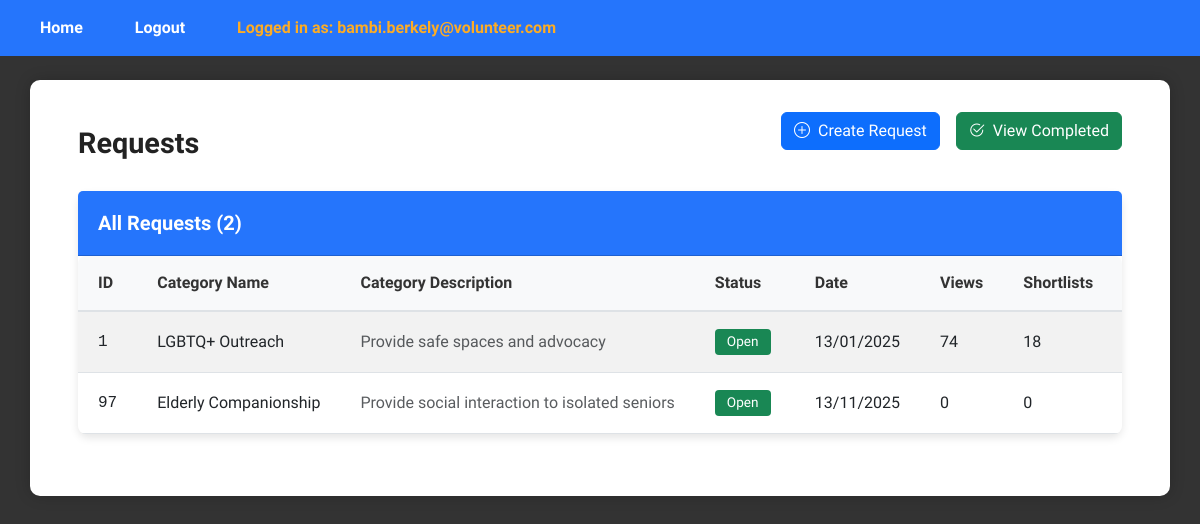
The app's page /ViewRequestPage (signed in), older data.
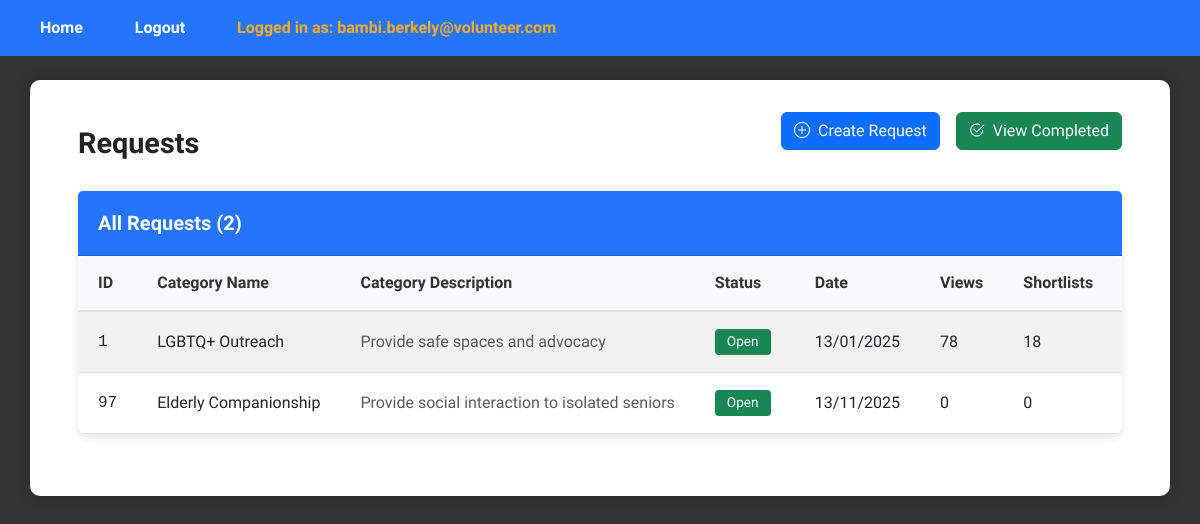
The same page, newer data.
### tables this page shows
CREATE TABLE request (
    request_id INTEGER PRIMARY KEY AUTOINCREMENT,
    pin_user_id INT,
    csrrep_user_id INT DEFAULT NULL,
    category_id INT,
    request_status BOOLEAN, --0 means uncompleted, 1 means completed
    request_date DATETIME,
    request_view_count INT,
    request_shortlist_count INT,
    FOREIGN KEY (pin_user_id) REFERENCES user(user_id),
    FOREIGN KEY (csrrep_user_id) REFERENCES user(user_id),
    FOREIGN KEY (category_id) REFERENCES category(category_id)
);

CREATE TABLE category (
    category_id INTEGER PRIMARY KEY AUTOINCREMENT,
    category_name VARCHAR(30),
    category_desc TEXT
);

### app.py (the view)
@app.route("/ViewRequestPage", methods=["GET"])
def viewRequestPage():
    if 'email' not in session:
        return redirect(url_for('login'))
    if session['role_id'] != 3:
        return redirect(url_for('login'))
    view_controller = ViewRequestController(session['user_id'],session['role_id'])
    requests = view_controller.viewRequests(session['user_id'], session['role_id'])
    return render_template("pin/ViewRequestsPage.html", requests=requests)

### controllers/pin/ViewRequestController.py (called while the page is built)
    def viewRequests(self, user_id, role_id):
        request = Request()
        return request.viewRequests(user_id, role_id)

### database/database_management.py (called while the page is built)
def dbConnection():
    return sqlite3.connect("database/volunteer_system.db")

### entities/Request.py (called while the page is built, shortened)
    def viewRequests(self, user_id, role_id):
        conn = database_management.dbConnection()
        conn.row_factory = sqlite3.Row
        cursor = conn.cursor()
        if role_id ==  (3):
            cursor.execute("""
                SELECT r.*, c.category_name, c.category_desc
                FROM request r
                LEFT JOIN category c ON r.category_id = c.category_id
                WHERE pin_user_id = ? AND r.request_status = 0
            """, (user_id,))
        rows = cursor.fetchall()
        conn.close()
        return [Request(**dict(row)) for row in rows] if rows else []

### templates/pin/ViewRequestsPage.html (shortened to what this page needs)
{% extends "layout.html" %}
{% block content %}
<div class="dashboard-wrapper">
  <div class="dashboard-container">
    <div class="d-flex justify-content-between align-items-center mb-3">
      <h1 class="m-0">Requests</h1>
      <div class="d-flex align-items-center gap-3" style="margin-bottom: 25px;">
        <a href="{{ url_for('createRequestPage') }}"
          class="btn btn-primary d-flex align-items-center gap-2">
          <i class="bi bi-plus-circle"></i> Create Request
        </a>
        <a href="{{ url_for('viewCompletedRequestsPage', user_id=session.get('user_id')) }}"
          class="btn btn-success d-flex align-items-center gap-2">
          <i class="bi bi-check2-circle"></i> View Completed
        </a>
      </div>
    </div>
    {% if not requests %}
      <h2 style="text-align:center;">No requests found!</h2>
    {% else %}
    <div class="card">
      <div class="card-header d-flex justify-content-between align-items-center">
        <h5 class="m-0">All Requests ({{ requests|length }})</h5>
      </div>
      <div class="card-body p-0">
        <div class="table-responsive">
          <table class="table table-striped table-hover m-0 align-middle">
            <thead class="table-light">
              <tr>
                <th style="width: 80px;">ID</th>
                <th style="width: 200px;">Category Name</th>
                <th>Category Description</th>
                <th style="width: 140px;">Status</th>
                <th style="width: 160px;">Date</th>
                <th class="compact-column" style="width: 80px;">Views</th>
                <th class="compact-column" style="width: 90px;">Shortlists</th>
                <th style="width: 100px;">Actions</th>
              </tr>
            </thead>
            <tbody>
              {% for r in requests %}
              <tr>
                <td class="text-monospace">{{ r.request_id }}</td>
                <td>
                  {% if r.category_name %}
                    {{ r.category_name }}
                  {% elif category_map %}
                    {{ category_map.get(r.category_id, {}).category_name if category_map.get(r.category_id) else 'Category ' ~ r.category_id }}
                  {% else %}
                    Category {{ r.category_id }}
                  {% endif %}
                </td>
                <td>
                  {% if r.category_desc %}
                    <span class="text-muted">{{ r.category_desc }}</span>
                  {% elif category_map and category_map.get(r.category_id) %}
                    <span class="text-muted">{{ category_map.get(r.category_id).category_desc }}</span>
                  {% else %}
                    <span class="text-muted">-</span>
                  {% endif %}
                </td>
                <td>
                    <span class="badge bg-open">Open</span>
                </td>
                <td>{{ r.request_date }}</td>
                <td class="compact-column">{{ r.request_view_count }}</td>
                <td class="compact-column">{{ r.request_shortlist_count }}</td>
                <td>
                </td>
              </tr>
              {% endfor %}
            </tbody>
          </table>
        </div>
      </div>
    </div>
    {% endif %}
  </div>
</div>
{% endblock %}

Row changes from the older to the newer data that the page shows:
changed request "LGBTQ+ Outreach": request_view_count "74" → "78"
